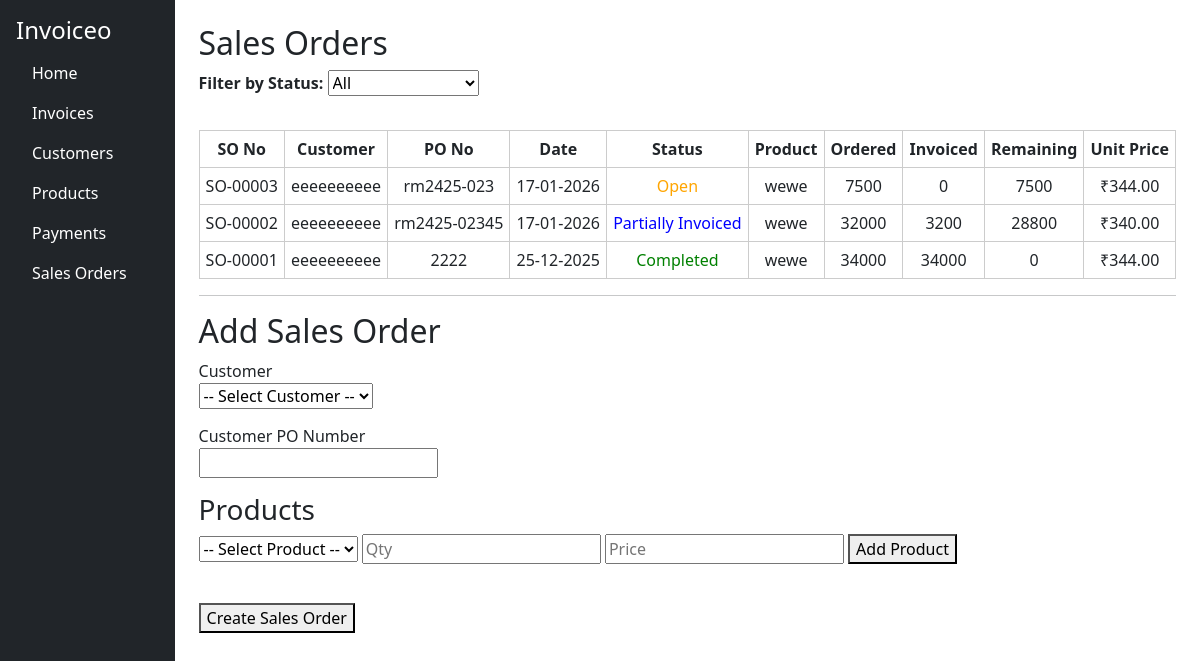
Before: /sales_orders with the older database file.
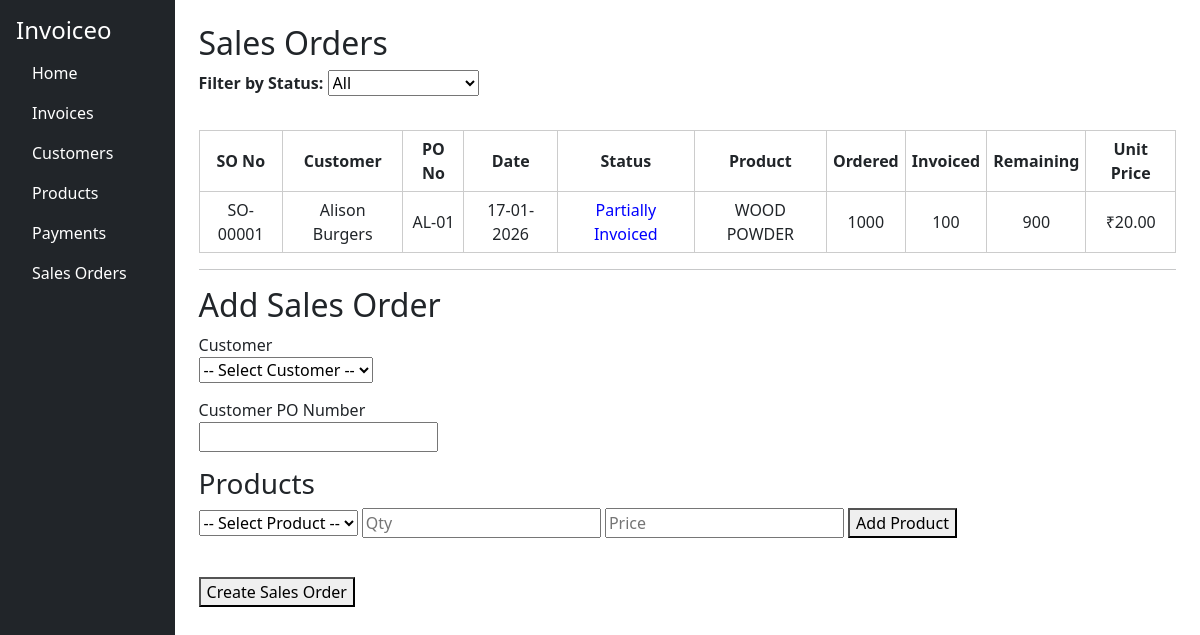
After: the same page with the newer database file.
### app.py (models this page shows)
class SalesOrder(db.Model):
    id = db.Column(db.Integer, primary_key=True)
    so_number = db.Column(db.String(20), unique=True, nullable=False)
    customer_po_number = db.Column(db.String(50), nullable=False)
    total_value = db.Column(db.Float, default=0.0)
    customer_id = db.Column(db.Integer, db.ForeignKey('customer.id'), nullable=False)
    order_date = db.Column(db.DateTime, default=datetime.utcnow)
    created_at = db.Column(db.DateTime, default=datetime.utcnow)
    status = db.Column(db.String(30), default="Open")
    customer = db.relationship('Customer', backref='sales_orders')
    items = db.relationship(
        'SalesOrderItem',
        backref='sales_order',
        cascade='all, delete-orphan'
    )

class Customer(db.Model):
    id = db.Column(db.Integer, primary_key=True)
    customer_name = db.Column(db.String(100), nullable=False)
    customer_gstin = db.Column(db.String(15), nullable=False)
    customer_address = db.Column(db.String(300), nullable=False)
    billing_address = db.Column(db.String(300), nullable=False)
    receivables = db.Column(db.Float, default=0.0)

class SalesOrderItem(db.Model):
    id = db.Column(db.Integer, primary_key=True)
    sales_order_id = db.Column(
        db.Integer,
        db.ForeignKey('sales_order.id'),
        nullable=False
    )
    product_id = db.Column(db.Integer, db.ForeignKey('product.id'), nullable=False)
    product_name = db.Column(db.String(100), nullable=False)
    ordered_qty = db.Column(db.Integer, nullable=False)
    invoiced_qty = db.Column(db.Integer, default=0)
    unit_price = db.Column(db.Float, nullable=False)
    product = db.relationship('Product')

### app.py (the view)
@app.route('/sales_orders')
def sales_orders():
    orders = SalesOrder.query.order_by(SalesOrder.order_date.desc()).all()
    customers = Customer.query.all()
    products = Product.query.all()
    return render_template(
        'sales_orders.html',
        orders=orders,
        customers=customers,
        products=products
    )

### templates/sales_orders.html (shortened to what this page needs)
{% extends 'base.html' %}
{% block content %}
<h2>Sales Orders</h2>
<label for="statusFilter"><b>Filter by Status:</b></label>
<select id="statusFilter" onchange="filterStatus()">
    <option value="all">All</option>
</select>
<br><br>
{% if orders %}
<table class="so-table">
    <thead>
        <tr>
            <th>SO No</th>
            <th>Customer</th>
            <th>PO No</th>
            <th>Date</th>
            <th>Status</th>
            <th>Product</th>
            <th>Ordered</th>
            <th>Invoiced</th>
            <th>Remaining</th>
            <th>Unit Price</th>
        </tr>
    </thead>
    <tbody>
    {% for so in orders %}
        {% for item in so.items %}
        <tr>
            <td>{{ so.so_number }}</td>
            <td>{{ so.customer.customer_name }}</td>
            <td>{{ so.customer_po_number }}</td>
            <td>{{ so.order_date.strftime('%d-%m-%Y') }}</td>
            <td class="status {{ so.status|lower|replace(' ', '-') }}">{{ so.status }}</td>
            <td>{{ item.product_name }}</td>
            <td>{{ item.ordered_qty }}</td>
            <td>{{ item.invoiced_qty }}</td>
            <td>{{ item.ordered_qty - item.invoiced_qty }}</td>
            <td>₹{{ "%.2f"|format(item.unit_price) }}</td>
        </tr>
        {% endfor %}
    {% endfor %}
    </tbody>
</table>
{% else %}
<p>No sales orders yet.</p>
{% endif %}
<hr>
<h2>Add Sales Order</h2>
<form method="POST" action="{{ url_for('add_sales_order') }}">
    <div class="form-section">
        <label>Customer</label><br>
        <select name="customer_id" required>
            <option value="">-- Select Customer --</option>
        </select>
    </div>
    <div class="form-section">
        <label>Customer PO Number</label><br>
        <input type="text" name="customer_po_number" required>
    </div>
    <div class="form-section">
        <h3>Products</h3>
        <select id="product_select">
            <option value="">-- Select Product --</option>
        </select>
        <input type="number" id="product_qty" min="1" placeholder="Qty">
        <input type="number" id="product_price" step="0.01" placeholder="Price">
        <button type="button" onclick="addSOItem()">Add Product</button>
    </div>
    <br>
    <button type="submit">Create Sales Order</button>
</form>
{% endblock %}

### templates/base.html (shortened to what this page needs)
<!DOCTYPE html>
<html lang="en">
<head>
    <link rel="stylesheet" href="https://cdn.jsdelivr.net/npm/bootstrap@5.3.0/dist/css/bootstrap.min.css">
</head>
<body>
    <div class="d-flex">
        <div class="bg-dark text-white p-3" style="width: 200px; height: 100vh;">
            <h4>Invoiceo</h4>
            <ul class="nav flex-column">
                <li class="nav-item"><a href="/" class="nav-link text-white">Home</a></li>
                <li class="nav-item"><a href="/invoices" class="nav-link text-white">Invoices</a></li>
                <li class="nav-item"><a href="/customers" class="nav-link text-white">Customers</a></li>
                <li class="nav-item"><a href="/products" class="nav-link text-white">Products</a></li>
                <li class="nav-item"><a href="/payments" class="nav-link text-white">Payments</a></li>
                <li class="nav-item"><a href="/sales_orders" class="nav-link text-white">Sales Orders</a></li>
            </ul>
        </div>
        <div class="p-4" style="width: 100%;">
            {% block content %}{% endblock %}
        </div>
    </div>
</body>
</html>

### templates/sales_orders.html (style rules this page uses)
.so-table { width: 100%; border-collapse: collapse; margin-top: 10px; }
.so-table th, .so-table td { border: 1px solid #ccc; padding: 6px; text-align: center; }
.status.partially-invoiced { color: blue; }
.form-section { margin-bottom: 15px; }

Changed rows visible on the page:
removed SalesOrder: so_number "SO-00003", customer_po_number "rm2425-023", order_date "17-01-2026", status "Open"
removed SalesOrderItem: {{ so.customer.customer_name }} "eeeeeeeeee", product_name "wewe", ordered_qty "7500", invoiced_qty "0", item.ordered_qty-item.invoiced_qty "7500", unit_price "344.00"
removed SalesOrder: so_number "SO-00002", customer_po_number "rm2425-02345", order_date "17-01-2026", status "Partially Invoiced"
removed SalesOrderItem: {{ so.customer.customer_name }} "eeeeeeeeee", product_name "wewe", ordered_qty "32000", invoiced_qty "3200", item.ordered_qty-item.invoiced_qty "28800", unit_price "340.00"
changed SalesOrder "SO-00001": customer_po_number "2222" → "AL-01"; order_date "25-12-2025" → "17-01-2026"; status "Completed" → "Partially Invoiced"
changed SalesOrderItem: product_name "wewe" → "WOOD POWDER"; ordered_qty "34000" → "1000"; invoiced_qty "34000" → "100"; item.ordered_qty-item.invoiced_qty "0" → "900"; unit_price "344.00" → "20.00"
changed Customer: customer.customer_name "eeeeeeeeee" → "Alison Burgers"
